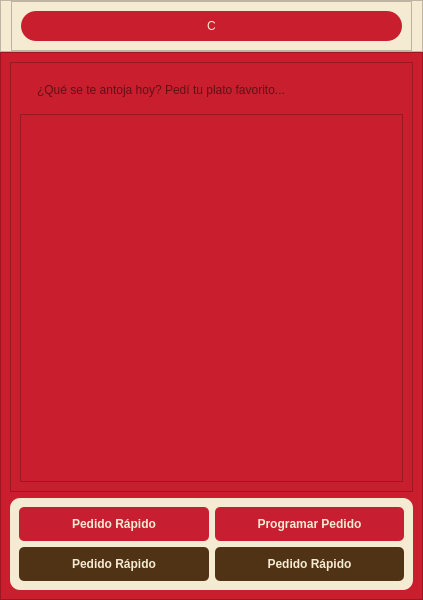
<?xml version="1.0" encoding="UTF-8"?>
<ui version="4.0">
 <class>MainWindow</class>
 <widget class="QMainWindow" name="MainWindow">
  <property name="geometry">
   <rect>
    <x>0</x>
    <y>0</y>
    <width>423</width>
    <height>600</height>
   </rect>
  </property>
  <property name="windowTitle">
   <string>MainWindow</string>
  </property>
  <widget class="QWidget" name="centralwidget">
   <layout class="QVBoxLayout" name="verticalLayout_3">
    <property name="spacing">
     <number>0</number>
    </property>
    <property name="sizeConstraint">
     <enum>QLayout::SizeConstraint::SetMinimumSize</enum>
    </property>
    <property name="leftMargin">
     <number>0</number>
    </property>
    <property name="topMargin">
     <number>0</number>
    </property>
    <property name="rightMargin">
     <number>0</number>
    </property>
    <property name="bottomMargin">
     <number>0</number>
    </property>
    <item>
     <widget class="QFrame" name="frame">
      <property name="styleSheet">
       <string notr="true">background-color:rgb(245,235,210);</string>
      </property>
      <property name="frameShape">
       <enum>QFrame::Shape::StyledPanel</enum>
      </property>
      <property name="frameShadow">
       <enum>QFrame::Shadow::Raised</enum>
      </property>
      <layout class="QHBoxLayout" name="horizontalLayout_3" stretch="1">
       <property name="leftMargin">
        <number>10</number>
       </property>
       <property name="topMargin">
        <number>0</number>
       </property>
       <property name="rightMargin">
        <number>10</number>
       </property>
       <property name="bottomMargin">
        <number>0</number>
       </property>
       <item>
        <widget class="QFrame" name="frame_5">
         <property name="frameShape">
          <enum>QFrame::Shape::StyledPanel</enum>
         </property>
         <property name="frameShadow">
          <enum>QFrame::Shadow::Raised</enum>
         </property>
         <layout class="QHBoxLayout" name="horizontalLayout">
          <item>
           <widget class="QPushButton" name="pushButton">
            <property name="baseSize">
             <size>
              <width>0</width>
              <height>0</height>
             </size>
            </property>
            <property name="cursor">
             <cursorShape>PointingHandCursor</cursorShape>
            </property>
            <property name="autoFillBackground">
             <bool>false</bool>
            </property>
            <property name="styleSheet">
             <string notr="true">background-color:rgb(200,30,45);
border-radius:15px;
color:rgb(245,235,210);
padding: 8;</string>
            </property>
            <property name="text">
             <string>C</string>
            </property>
            <property name="iconSize">
             <size>
              <width>16</width>
              <height>16</height>
             </size>
            </property>
           </widget>
          </item>
         </layout>
        </widget>
       </item>
      </layout>
     </widget>
    </item>
    <item>
     <widget class="QFrame" name="frame_2">
      <property name="styleSheet">
       <string notr="true">background-color:rgb(200,30,45);</string>
      </property>
      <property name="frameShape">
       <enum>QFrame::Shape::StyledPanel</enum>
      </property>
      <property name="frameShadow">
       <enum>QFrame::Shadow::Raised</enum>
      </property>
      <layout class="QVBoxLayout" name="verticalLayout_2" stretch="0,0">
       <item>
        <widget class="QFrame" name="frame_6">
         <property name="frameShape">
          <enum>QFrame::Shape::StyledPanel</enum>
         </property>
         <property name="frameShadow">
          <enum>QFrame::Shadow::Raised</enum>
         </property>
         <layout class="QVBoxLayout" name="verticalLayout" stretch="0,0">
          <item>
           <widget class="QLineEdit" name="barraBusqueda">
            <property name="styleSheet">
             <string notr="true">background-color:rgb(245,235,210
);
border-radius: 15px;
padding: 10 5;
margin: 0 10;</string>
            </property>
            <property name="placeholderText">
             <string>¿Qué se te antoja hoy? Pedí tu plato favorito...</string>
            </property>
           </widget>
          </item>
          <item>
           <widget class="QScrollArea" name="scrollArea">
            <property name="horizontalScrollBarPolicy">
             <enum>Qt::ScrollBarPolicy::ScrollBarAlwaysOff</enum>
            </property>
            <property name="widgetResizable">
             <bool>true</bool>
            </property>
            <widget class="QWidget" name="scrollAreaWidgetContents">
             <property name="geometry">
              <rect>
               <x>0</x>
               <y>0</y>
               <width>381</width>
               <height>344</height>
              </rect>
             </property>
            </widget>
           </widget>
          </item>
         </layout>
        </widget>
       </item>
       <item>
        <widget class="QFrame" name="frame_3">
         <property name="styleSheet">
          <string notr="true">background-color:rgb(245,235,210);
border-radius:10px;</string>
         </property>
         <property name="frameShape">
          <enum>QFrame::Shape::StyledPanel</enum>
         </property>
         <property name="frameShadow">
          <enum>QFrame::Shadow::Raised</enum>
         </property>
         <layout class="QGridLayout" name="gridLayout">
          <item row="0" column="1">
           <widget class="QPushButton" name="pushButton_3">
            <property name="font">
             <font>
              <bold>true</bold>
             </font>
            </property>
            <property name="cursor">
             <cursorShape>PointingHandCursor</cursorShape>
            </property>
            <property name="styleSheet">
             <string notr="true">background-color:rgb(200,30,50);
border-radius:5px;color:rgb(245,235,210);
padding:10 0;</string>
            </property>
            <property name="text">
             <string>Programar Pedido</string>
            </property>
           </widget>
          </item>
          <item row="0" column="0">
           <widget class="QPushButton" name="pushButton_2">
            <property name="font">
             <font>
              <bold>true</bold>
             </font>
            </property>
            <property name="cursor">
             <cursorShape>PointingHandCursor</cursorShape>
            </property>
            <property name="styleSheet">
             <string notr="true">background-color:rgb(200,30,50);
border-radius:5px;
color:rgb(245,235,210);
padding:10 0;</string>
            </property>
            <property name="text">
             <string>Pedido Rápido</string>
            </property>
           </widget>
          </item>
          <item row="1" column="0">
           <widget class="QPushButton" name="pushButton_4">
            <property name="font">
             <font>
              <bold>true</bold>
             </font>
            </property>
            <property name="cursor">
             <cursorShape>PointingHandCursor</cursorShape>
            </property>
            <property name="styleSheet">
             <string notr="true">background-color:rgb(80,50,20);
border-radius:5px;color:rgb(245,235,210);
padding:10 0;</string>
            </property>
            <property name="text">
             <string>Pedido Rápido</string>
            </property>
           </widget>
          </item>
          <item row="1" column="1">
           <widget class="QPushButton" name="pushButton_5">
            <property name="font">
             <font>
              <pointsize>9</pointsize>
              <bold>true</bold>
             </font>
            </property>
            <property name="cursor">
             <cursorShape>PointingHandCursor</cursorShape>
            </property>
            <property name="styleSheet">
             <string notr="true">background-color:rgb(80,50,20);
border-radius:5px;
color:rgb(245,235,210);
padding:10 0;</string>
            </property>
            <property name="text">
             <string>Pedido Rápido</string>
            </property>
           </widget>
          </item>
         </layout>
        </widget>
       </item>
      </layout>
     </widget>
    </item>
    <item>
     <widget class="QFrame" name="frame_4">
      <property name="styleSheet">
       <string notr="true">background-color:rgb(80,50,20);</string>
      </property>
      <property name="frameShape">
       <enum>QFrame::Shape::StyledPanel</enum>
      </property>
      <property name="frameShadow">
       <enum>QFrame::Shadow::Raised</enum>
      </property>
     </widget>
    </item>
   </layout>
  </widget>
 </widget>
 <resources/>
 <connections/>
</ui>
